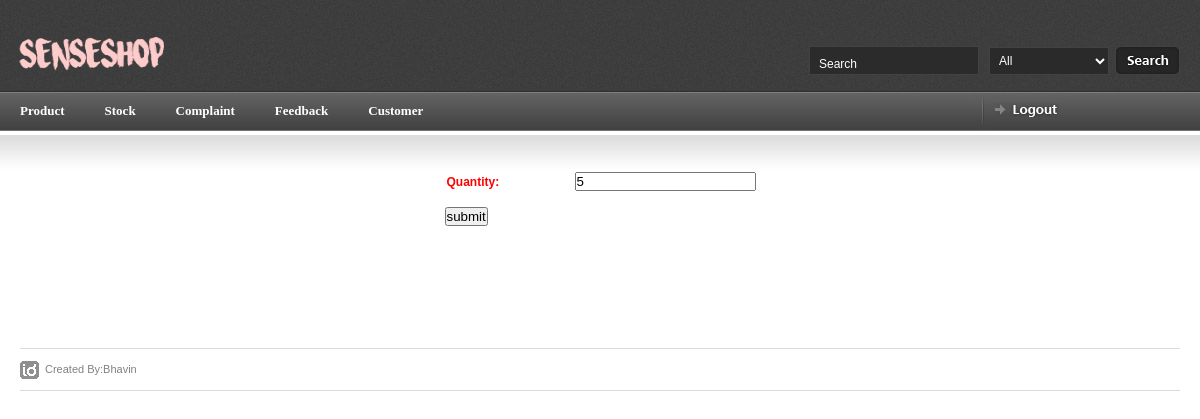
Before: /myadmin/stock/update/2/ (signed in) with the older database file.
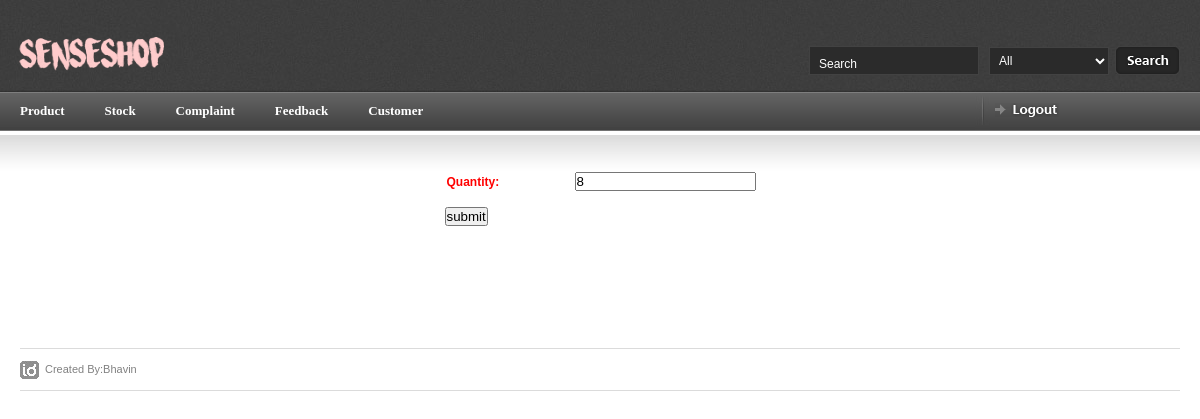
After: the same page with the newer database file.
### myadmin/models.py (models this page shows, shortened)
class stock(models.Model):
    pro_id = models.ForeignKey(product, on_delete=models.CASCADE)
    quantity = models.DecimalField(max_digits=3,decimal_places=0)
    flag = models.DecimalField(max_digits=2,decimal_places=0)

### myadmin/views.py (the view)
# urls.py: url(r'^myadmin/stock/update/(?P<pk>[0-9]+)/$', b.StockUpdateView.as_view(), name='stock_update'),
class StockUpdateView(UpdateView):
    template_name = 'update/stock_update.html'
    model = stock
    fields = {'quantity'}
    def dispatch(self,request ,*args, **kwargs):
        if request.session.has_key('myadmin'):
            a = 'hello'
        else:
            return redirect('index')
        return super(StockUpdateView, self).dispatch(request,*args, **kwargs)

### myadmin/templates/update/stock_update.html (shortened to what this page needs)
{% load staticfiles %}
{% include 'article_start.html' %}
{% block body %}
    <center>
        <form action="" method="post" enctype="multipart/form-data">
            <table border="0" cellpadding="0" cellspacing="0"  id="id-form">
                {% include 'form_template.html' %}
                <tr><td><button type="submit">submit</button></td></tr>
            </table>
        </form>
    </center>
{% endblock %}
{% include 'article_close.html' %}

### myadmin/templates/form_template.html (shortened to what this page needs)
{% for field in form %}
    <tr>
    <th valign="top"> {{ field.label_tag }} </th>
    <td>{{ field }}</td>
    </tr>
{% endfor %}

Changed rows visible on the page:
changed stock: quantity "5" → "8"
